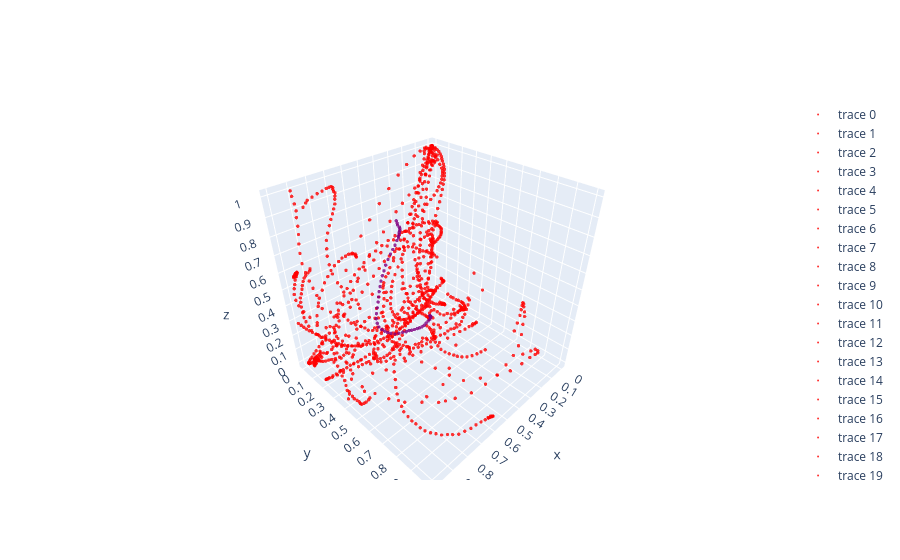

Here is the notebook cell this chart was saved with:
### Markdown cell above
### Overview #13
TESTING: Plotting the average stroke after normalization and resampling 50 points.

### Code cell
'''PanDown 0, RotRightZ 9, ZoomOut 11'''
print(gesture_dict.keys())
gesture = "RotLeftZ"
gesture_index = 8

all_strokes_L = []

fig_7 = go.Figure()

for file_num, file_path in enumerate(gesture_dict[gesture][0]):
    df = pd.read_csv(file_path)
    remove_strokes(df, gesture_index, file_num)
    filtered_df_L = get_cleaned_df(df, 1, 'l')
    filtered_df_R = get_cleaned_df(df, 1, 'r')

    if (len(filtered_df_L) != 0):
        data_sample = [] # original data of the chosen sample; 21 lists
        for col in selected_columns:
            data_sample.append(filtered_df_L[col].tolist())

        # 3.1
        #r_handed_data_sample = left_to_right_handed(data_sample=data_sample, selected_columns=selected_columns)
        # 3.2
        directional_data_sample = quaternion_to_direction(r_handed_data_sample=data_sample, selected_columns=selected_columns)
        # 3.3
        egocentric_data_sample = world_to_headspace(directional_data_sample=directional_data_sample, directional_data_names=directional_data_names)

        pts_from_3_3 = (list(zip(egocentric_data_sample[6], egocentric_data_sample[7], egocentric_data_sample[8])))
        directions_from_3_3 = (list(zip(egocentric_data_sample[9], egocentric_data_sample[10], egocentric_data_sample[11])))
        
        n = len(pts_from_3_3)
        avg_direction_from_3_3 = get_avg_direction(directions_from_3_3)
        
        # Normalize stroke while preserving aspect
        norm_stroke = normalize_stroke_preserving_aspect(pts_from_3_3)

        smoothed_stroke = extract_n_points(norm_stroke)

        all_strokes_L.append(smoothed_stroke)
        
        # Plot stroke and direction
        plot_markers(fig_7, smoothed_stroke, 'red')
        
fig_7.update_layout(
    scene=dict(
        xaxis=dict(dtick=0.1),  # Adjust range and tick spacing for x-axis
        yaxis=dict(dtick=0.1),  # Adjust range and tick spacing for y-axis
        zaxis=dict(dtick=0.1),  # Adjust range and tick spacing for z-axis (if needed),
        aspectmode='data'
    )
)     

avg_stroke_L = get_avg_stroke(all_strokes_L)

plot_markers(fig_7, avg_stroke_L, 'purple')

fig_7.show()
